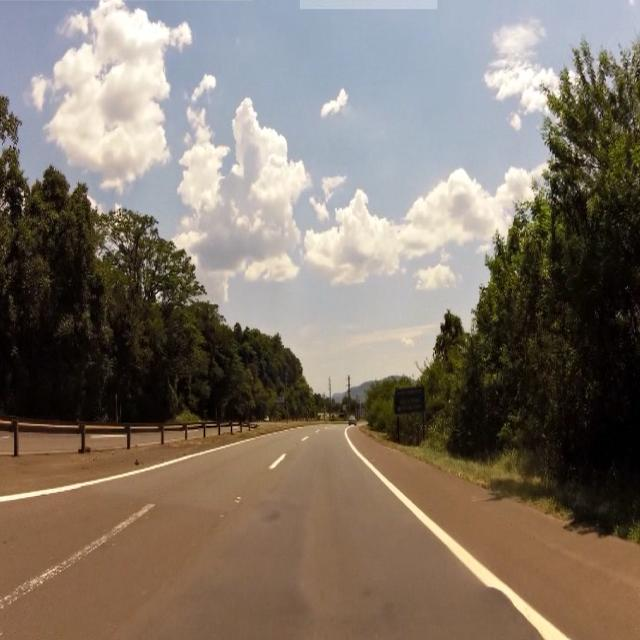
#> input picture dataset/train/images/captura_2023-09-27_14-33-00_png.rf.ff51747227e3bab8d60db6c405ed9a4a.jpg, 640 x 640 px
$ python -i edgedetection.py   (imports and definitions only)
#> lines starting #> are read from the running program, lines starting #| are printed output that depends on the picture
#> further down, picture is the input picture: shape (640, 640, 3); mean B, G, R 105.8, 117.5, 128.6
import matplotlib.pyplot as plt
import os
import numpy
import cv2 as cv
import numpy as np

def contrast_enhance(img):
    img_lab = cv.cvtColor(img, cv.COLOR_BGR2Lab)
#> img_lab: shape (640, 640, 3); mean of channels 0, 1, 2 124.5, 131, 136.3
    L, a, b = cv.split(img_lab)
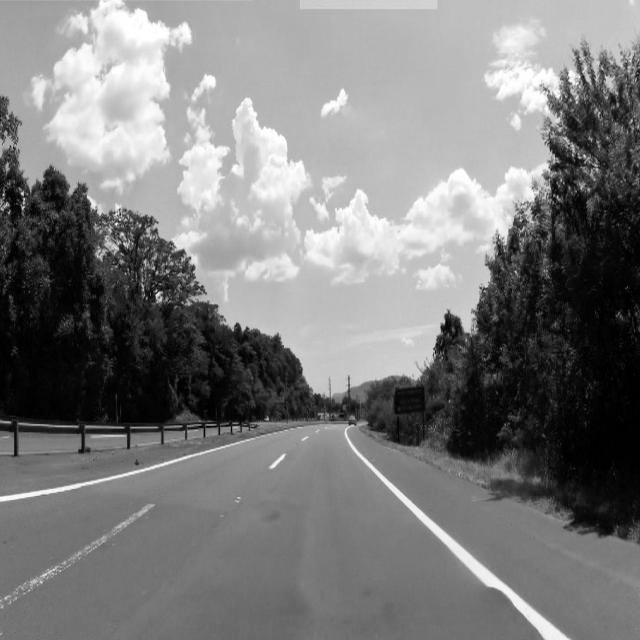
#> L: shape (640, 640); min 0, max 255, mean 124.5
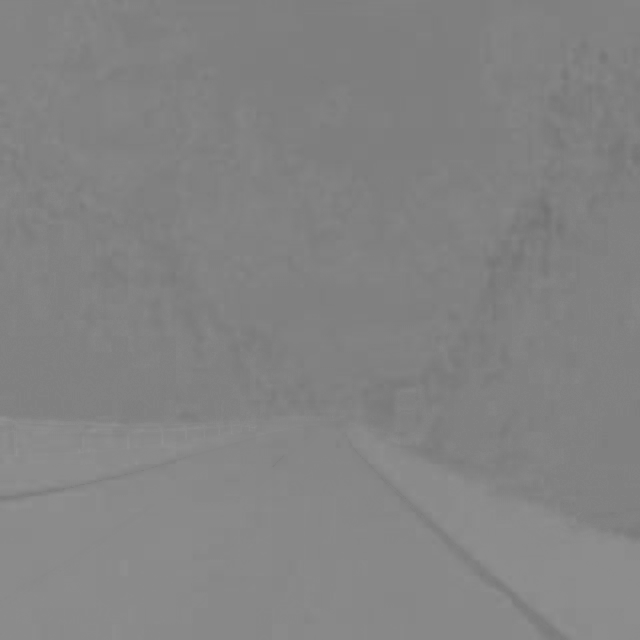
#> a: shape (640, 640); min 113, max 147, mean 131
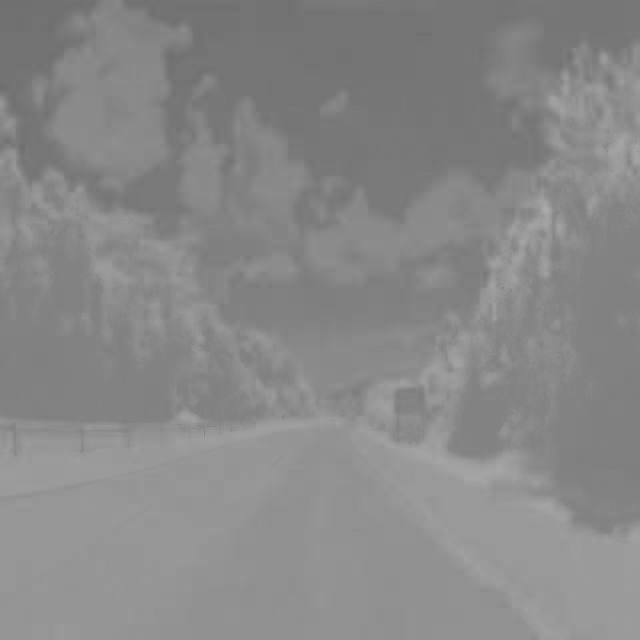
#> b: shape (640, 640); min 109, max 172, mean 136.3
    L = cv.equalizeHist(L)
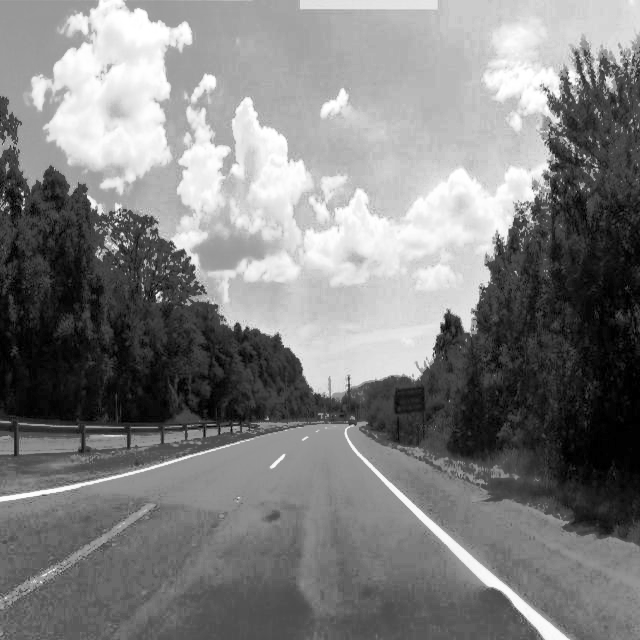
#> L: shape (640, 640); min 0, max 255, mean 128
    img_lab_merge = cv.merge((L, a, b))
#> img_lab_merge: shape (640, 640, 3); mean of channels 0, 1, 2 128, 131, 136.3
    return cv.cvtColor(img_lab_merge, cv.COLOR_Lab2BGR)
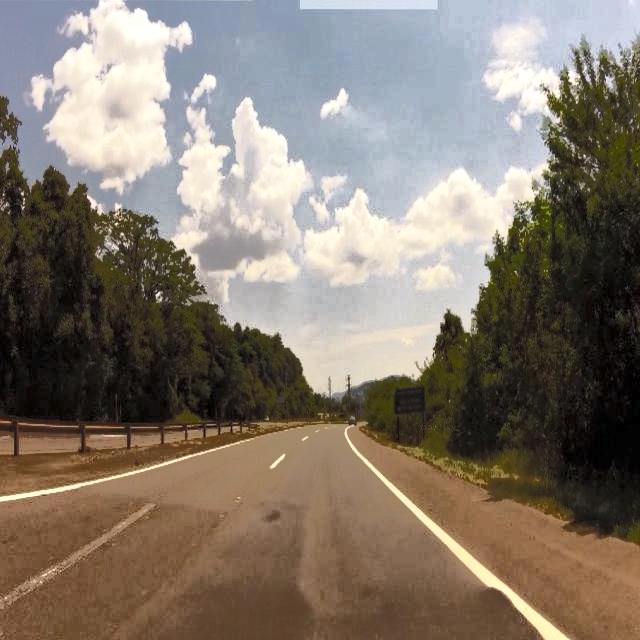
#> returned value: shape (640, 640, 3); mean B, G, R 109.9, 121.3, 132.1

def auto_canny(img, method, sigma=0.33):
    """
    Args:
    img: grayscale image
    method: Otsu, triangle, and median
    sigma: 0.33 (default)
    2 outputs:
    edge_detection output, the high threshold for Hough Transform"""
    if method=="median":
        Th = np.median(img)

    elif method=="triangle":
        Th, _ = cv.threshold(img, 0, 255, cv.THRESH_TRIANGLE)

    elif method=="otsu":
        Th, _ = cv.threshold(img, 0, 255, cv.THRESH_OTSU)

    else:
        raise Exception("method specified not available!")

    lowTh = (1-sigma) * Th
    highTh = (1+sigma) * Th

    return cv.Canny(img, lowTh, highTh)

img_dir = os.path.abspath(os.path.join(os.path.dirname(__file__), '../dataset/train/images/')) + "/"

# [1 line that did not run here, left out]

# [14 lines not run here, left out]

>>> import cv2
>>> picture = cv2.imread('../dataset/train/images/captura_2023-09-27_14-33-00_png.rf.ff51747227e3bab8d60db6c405ed9a4a.jpg')
>>> result = contrast_enhance(picture)

$ run again, on dataset/train/images/captura_2023-09-27_14-46-03_png.rf.215b5acd2478224c84a71f8b2db161b2.jpg
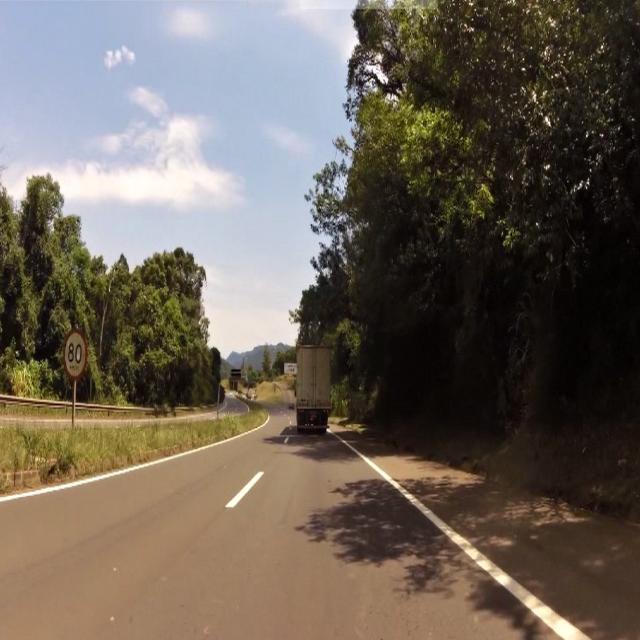
#> input picture dataset/train/images/captura_2023-09-27_14-46-03_png.rf.215b5acd2478224c84a71f8b2db161b2.jpg, 640 x 640 px
#> picture is the input picture: shape (640, 640, 3); mean B, G, R 87.3, 98, 107.6
#> img_lab: shape (640, 640, 3); mean of channels 0, 1, 2 103.5, 130.6, 135.8
#> in contrast_enhance, `L = cv.equalizeHist(L)`:
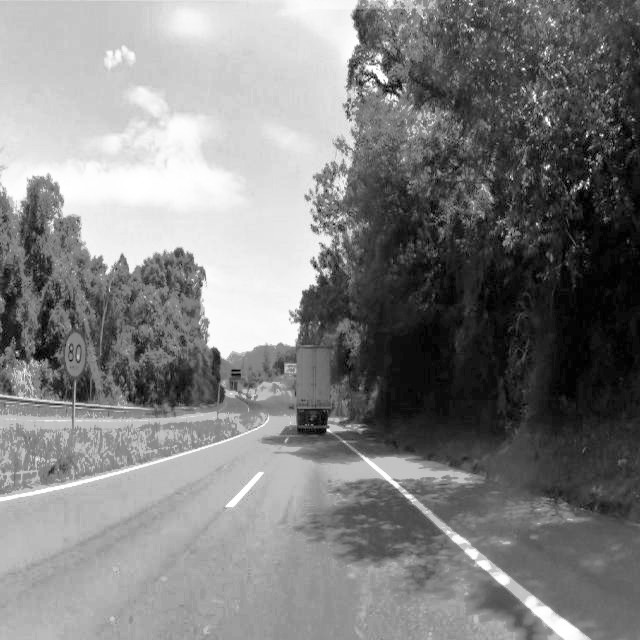
#> L: shape (640, 640); min 0, max 255, mean 128.4
#> img_lab_merge: shape (640, 640, 3); mean of channels 0, 1, 2 128.4, 130.6, 135.8
#> in contrast_enhance, `return cv.cvtColor(img_lab_merge, cv.COLOR_Lab2BGR)`:
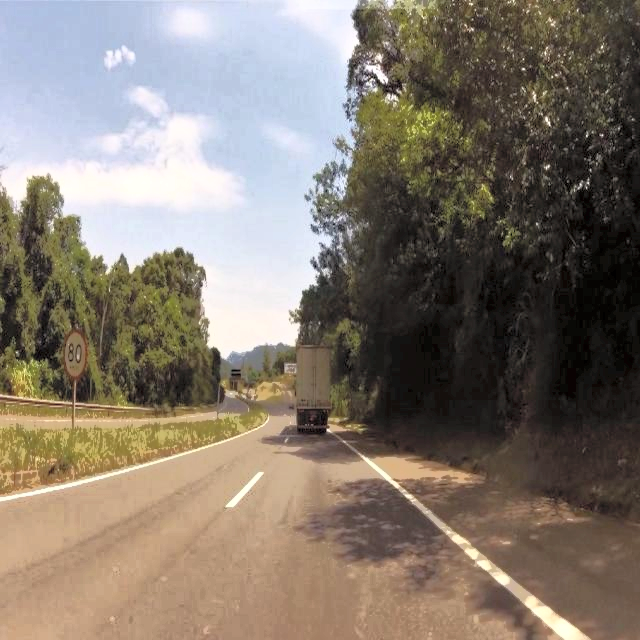
#> returned value: shape (640, 640, 3); mean B, G, R 110.8, 121.9, 132.1

$ run again, on dataset/train/images/captura_2023-09-28_15-03-11_png.rf.cdce81e0e489c369bd1208e127f9e41d.jpg
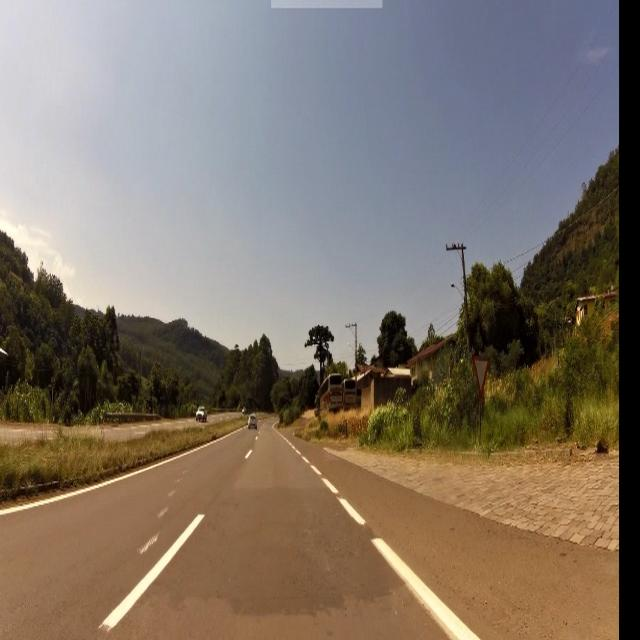
#> input picture dataset/train/images/captura_2023-09-28_15-03-11_png.rf.cdce81e0e489c369bd1208e127f9e41d.jpg, 640 x 640 px
#> picture is the input picture: shape (640, 640, 3); mean B, G, R 105.8, 117.4, 129
#> img_lab: shape (640, 640, 3); mean of channels 0, 1, 2 126.2, 131.7, 136.5
#> in contrast_enhance, `L, a, b = cv.split(img_lab)`:
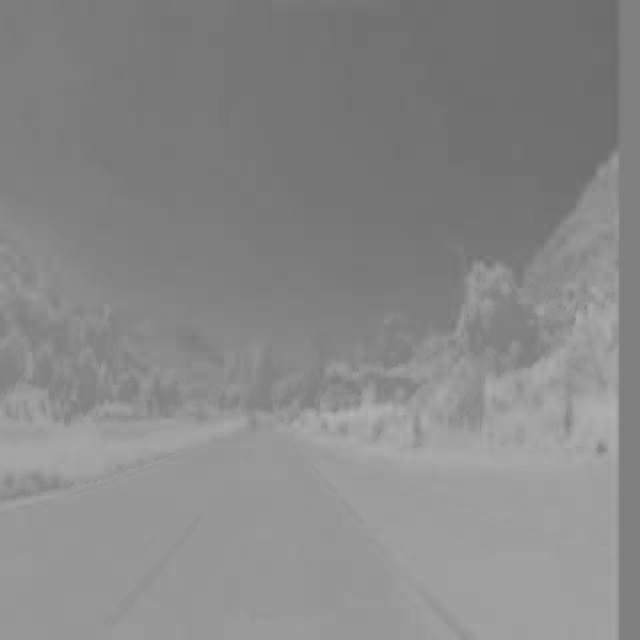
#> b: shape (640, 640); min 107, max 178, mean 136.5
#> img_lab_merge: shape (640, 640, 3); mean of channels 0, 1, 2 124.8, 131.7, 136.5
#> in contrast_enhance, `return cv.cvtColor(img_lab_merge, cv.COLOR_Lab2BGR)`:
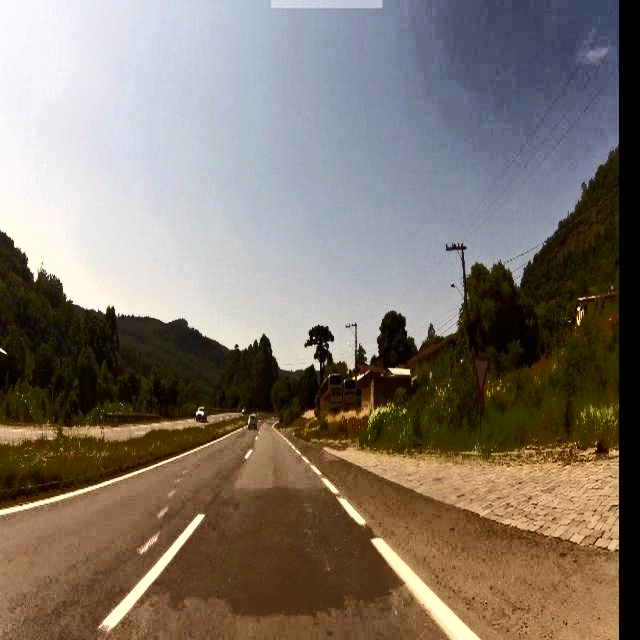
#> returned value: shape (640, 640, 3); mean B, G, R 106.9, 117.8, 128.6

$ run again, on dataset/train/images/captura_2023-09-28_15-05-27_png.rf.e7bd4998e6bc4392a981abc94911d07c.jpg
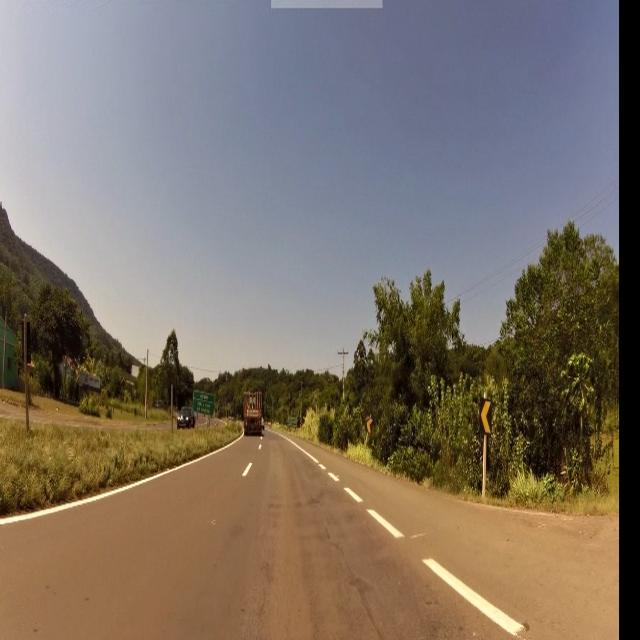
#> input picture dataset/train/images/captura_2023-09-28_15-05-27_png.rf.e7bd4998e6bc4392a981abc94911d07c.jpg, 640 x 640 px
#> picture is the input picture: shape (640, 640, 3); mean B, G, R 103.4, 114.4, 125.6
#> img_lab: shape (640, 640, 3); mean of channels 0, 1, 2 123.9, 131.8, 136
#> in contrast_enhance, `L, a, b = cv.split(img_lab)`:
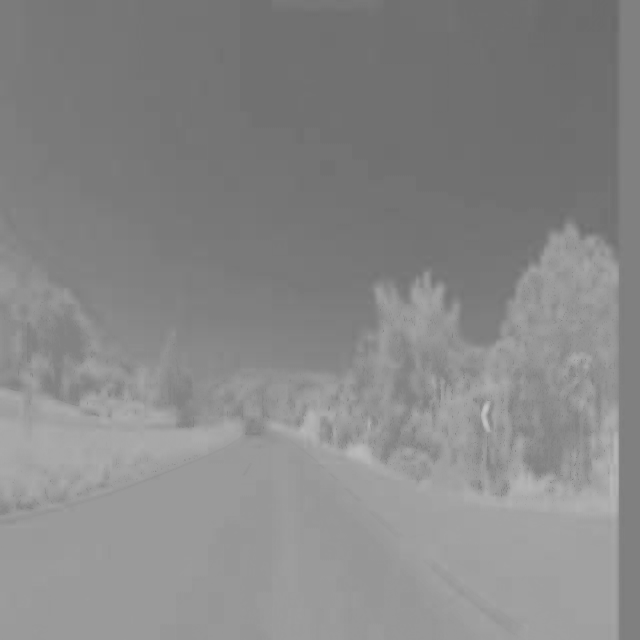
#> b: shape (640, 640); min 106, max 196, mean 136
#> img_lab_merge: shape (640, 640, 3); mean of channels 0, 1, 2 125, 131.8, 136
#> in contrast_enhance, `return cv.cvtColor(img_lab_merge, cv.COLOR_Lab2BGR)`:
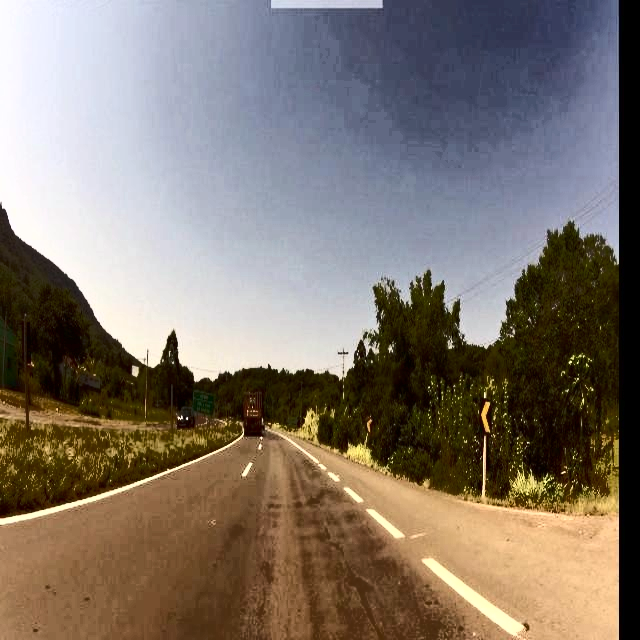
#> returned value: shape (640, 640, 3); mean B, G, R 108.4, 118, 128.7
